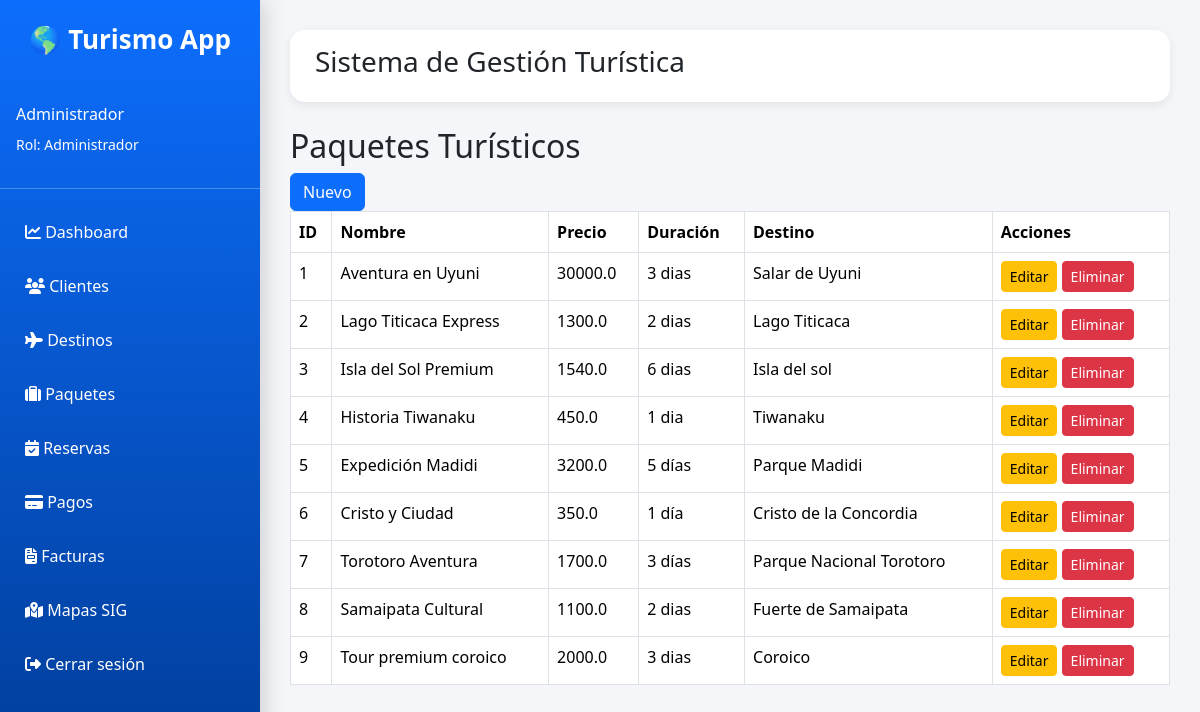
Screenshot of /paquetes/ (signed in) with the database file from the repository.
### app/models.py (models this page shows, shortened)
class Usuario(UserMixin, db.Model):
    __tablename__ = "usuarios"
    id = db.Column(
        db.Integer,
        primary_key=True
    )
    nombre = db.Column(
        db.String(100),
        nullable=False
    )
    correo = db.Column(
        db.String(100),
        unique=True,
        nullable=False
    )
    password = db.Column(
        db.String(255),
        nullable=False
    )
    rol_id = db.Column(
        db.Integer,
        db.ForeignKey("roles.id"),
        nullable=False
    )

class Rol(db.Model):
    __tablename__ = "roles"
    id = db.Column(
        db.Integer,
        primary_key=True
    )
    nombre = db.Column(
        db.String(50),
        unique=True,
        nullable=False
    )
    usuarios = db.relationship(
        "Usuario",
        backref="rol",
        lazy=True
    )

class Paquete(db.Model):
    __tablename__ = "paquetes"
    id = db.Column(
        db.Integer,
        primary_key=True
    )
    nombre = db.Column(
        db.String(100),
        nullable=False
    )
    descripcion = db.Column(
        db.Text
    )
    precio = db.Column(
        db.Float,
        nullable=False
    )
    duracion = db.Column(
        db.String(50)
    )
    destino_id = db.Column(
        db.Integer,
        db.ForeignKey("destinos.id"),
        nullable=False
    )
    destino = db.relationship(
        "Destino",
        backref="paquetes"
    )

class Destino(db.Model):
    __tablename__ = "destinos"
    id = db.Column(
        db.Integer,
        primary_key=True
    )
    nombre = db.Column(
        db.String(100),
        nullable=False
    )
    departamento = db.Column(
        db.String(100),
        nullable=False
    )
    descripcion = db.Column(
        db.Text
    )
    latitud = db.Column(
        db.Float
    )
    longitud = db.Column(
        db.Float
    )
    imagen = db.Column(
        db.String(255)
    )

### app/paquetes/routes.py (the view)
@paquetes_bp.route("/")
def listar_paquetes():
    paquetes = Paquete.query.all()
    return render_template(
        "paquetes/listar.html",
        paquetes=paquetes
    )

### app/templates/paquetes/listar.html
{% extends 'base.html' %}
{% block content %}
<h2>Paquetes Turísticos</h2>
{% if current_user.rol.nombre != "Cliente" %}
<a href="/paquetes/nuevo" class="btn btn-primary">
    Nuevo
</a>
{% endif %}
<table class="table table-bordered">
    <thead>
        <tr>
            <th>ID</th>
            <th>Nombre</th>
            <th>Precio</th>
            <th>Duración</th>
            <th>Destino</th>
            <th>Acciones</th>
        </tr>
    </thead>
    <tbody>
    {% for paquete in paquetes %}
    <tr>
        <td>{{ paquete.id }}</td>
        <td>{{ paquete.nombre }}</td>
        <td>{{ paquete.precio }}</td>
        <td>{{ paquete.duracion }}</td>
        <td>{{ paquete.destino.nombre }}</td>
        <td>
            {% if current_user.rol.nombre != "Cliente" %}
                <a href="/paquetes/editar/{{ paquete.id }}"
                    class="btn btn-warning btn-sm">
                        Editar
                </a>
                <a href="/paquetes/eliminar/{{ paquete.id }}"
                    class="btn btn-danger btn-sm">
                        Eliminar
                </a>
            {% else %}
                <span class="badge bg-secondary">
                    lectura
                </span>
            {% endif %}
        </td>
    </tr>
    {% endfor %}
    </tbody>
</table>
{% endblock %}

### app/templates/base.html (shortened to what this page needs)
<!DOCTYPE html>
<html lang="es">
<head>
<link href="https://cdn.jsdelivr.net/npm/bootstrap@5.3.7/dist/css/bootstrap.min.css" rel="stylesheet">
<link rel="stylesheet"
href="https://cdnjs.cloudflare.com/ajax/libs/font-awesome/6.5.2/css/all.min.css">
</head>
<body>
<div class="sidebar offcanvas-md offcanvas-start"
     tabindex="-1"
     id="menu">
<div class="logo">
    🌎 Turismo App
</div>
{% if current_user.is_authenticated %}
<div class="text-white p-3">
    <h6>{{ current_user.nombre }}</h6>
    <small>
        Rol: {{ current_user.rol.nombre }}
    </small>
</div>
<hr>
{% endif %}
{% if current_user.is_authenticated %}
    {% if current_user.rol.nombre == "Administrador" %}
        <a href="/dashboard">
            <i class="fa-solid fa-chart-line"></i>
            Dashboard
        </a>
        <a href="/clientes">
            <i class="fa-solid fa-users"></i>
            Clientes
        </a>
        <a href="/destinos">
            <i class="fa-solid fa-plane"></i>
            Destinos
        </a>
        <a href="/paquetes">
            <i class="fa-solid fa-suitcase"></i>
            Paquetes
        </a>
        <a href="/reservas">
            <i class="fa-solid fa-calendar-check"></i>
            Reservas
        </a>
        <a href="/pagos">
            <i class="fa-solid fa-credit-card"></i>
            Pagos
        </a>
        <a href="/facturas">
            <i class="fa-solid fa-file-invoice"></i>
            Facturas
        </a>
        <a href="/mapas">
            <i class="fa-solid fa-map-location-dot"></i>
            Mapas SIG
        </a>
    {% endif %}
    <a href="/auth/logout">
        <i class="fa-solid fa-right-from-bracket"></i>
        Cerrar sesión
    </a>
{% endif %}
</div>
<div class="content">
<div class="topbar">
    <h3>
        Sistema de Gestión Turística
    </h3>
</div>
{% block content %}
{% endblock %}
</div>
</body>
</html>

### app/templates/base.html (style rules this page uses)
* { margin:0; padding:0; box-sizing:border-box; }
body { background:#f4f6f9; font-family:'Segoe UI',sans-serif; }
.sidebar { position:fixed; top:0; left:0; width:260px; height:100vh; background:linear-gradient( 180deg, #0d6efd, #003b95 ); color:white; padding-top:20px; box-shadow:5px 0 20px rgba(0,0,0,.15); transition:transform .35s ease; z-index:1050; }
.logo { text-align:center; font-size:26px; font-weight:bold; margin-bottom:30px; }
.sidebar a { display:block; color:white; text-decoration:none; padding:15px 25px; transition:.3s; }
.content { margin-left:260px; padding:30px; }
.topbar { background:white; border-radius:15px; padding:15px 25px; margin-bottom:25px; box-shadow:0 3px 10px rgba(0,0,0,.08); }

### rows the page displays
Usuario: nombre "Administrador"
Rol: rol.nombre "Administrador"
Paquete: id "1", nombre "Aventura en Uyuni", precio "30000.0", duracion "3 dias", destino.nombre "Salar de Uyuni"
Paquete: id "2", nombre "Lago Titicaca Express", precio "1300.0", duracion "2 dias", destino.nombre "Lago Titicaca"
Paquete: id "3", nombre "Isla del Sol Premium", precio "1540.0", duracion "6 dias", destino.nombre "Isla del sol"
Paquete: id "4", nombre "Historia Tiwanaku", precio "450.0", duracion "1 dia", destino.nombre "Tiwanaku"
Paquete: id "5", nombre "Expedición Madidi", precio "3200.0", duracion "5 días", destino.nombre "Parque Madidi"
Paquete: id "6", nombre "Cristo y Ciudad", precio "350.0", duracion "1 día", destino.nombre "Cristo de la Concordia"
Paquete: id "7", nombre "Torotoro Aventura", precio "1700.0", duracion "3 días", destino.nombre "Parque Nacional Torotoro"
Paquete: id "8", nombre "Samaipata Cultural", precio "1100.0", duracion "2 dias", destino.nombre "Fuerte de Samaipata"
Paquete: id "9", nombre "Tour premium coroico", precio "2000.0", duracion "3 dias", destino.nombre "Coroico"
